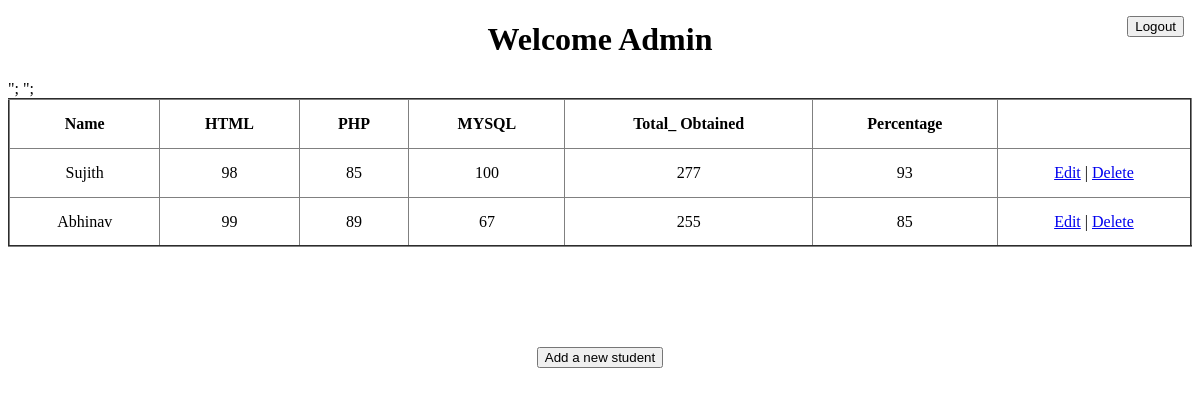
/adminhome.php, run on an earlier commit of the app's database.
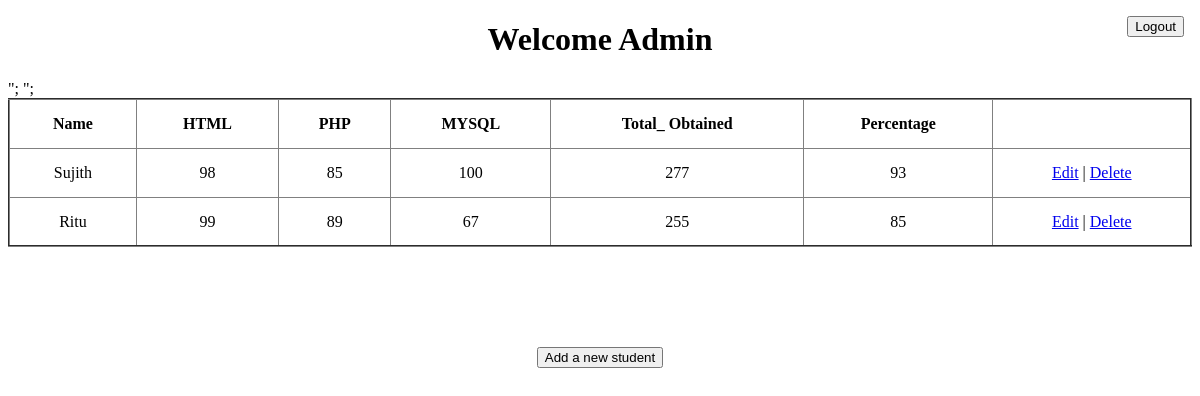
And on a later commit of the database.
### tables this page shows
CREATE TABLE `marks` (
  `id` int(20) NOT NULL,
  `student_id` int(20) NOT NULL,
  `sub1` int(10) NOT NULL,
  `sub2` int(10) NOT NULL,
  `sub3` int(10) NOT NULL,
  `totalobtained` int(10) NOT NULL,
  `percent` float NOT NULL
);

CREATE TABLE `students` (
  `id` int(20) NOT NULL,
  `name` varchar(20) NOT NULL,
  `email` varchar(50) NOT NULL,
  `password` varchar(30) NOT NULL
);

### adminhome.php (the view, shortened to what this page needs)
<?php
  require ("connect.php");
  $select = "Select student_id,name,sub1,sub2,sub3,totalobtained,percent FROM marks,students where students.id=marks.student_id";
  $result1 = mysqli_query($conn, $select);
?>
<!DOCTYPE html>
<html lang="en">
<head>
</head>
<body>
    <h1>Welcome Admin</h1>
    <table border="2" cellpadding="15"   style="width: 100%; border-collapse: collapse; margin:0 auto">
      <thead>
        <tr>
          <th>Name</th>
          <th>HTML</th>
          <th>PHP</th>
          <th>MYSQL</th>
          <th>Total_ Obtained</th>
          <th>Percentage</th>
        </tr>
      </thead>
      <tbody>
        <tr>
        <?php
                while($row = mysqli_fetch_assoc($result1)){?>
                <tr>
                    <td><?php echo $row['name']?></td>
                    <td><?php echo $row['sub1']; ?></td>
                    <td><?php echo $row['sub2']?></td>
                    <td><?php echo $row['sub3']; ?></td>
                    <td><?php echo $row['totalobtained'];?></td>
                    <td><?php echo $row['percent']; ?></td>
                    <?php $student_id=$row['student_id'] ?>
                    <td><a href="edit.php?_id=<?php echo $student_id ?>">Edit</a> | <a href="delete.php?_id=<?php echo $student_id ?>">Delete</a></td>";
                <tr>
                <?php } ?>
        </tr>
      </tbody>
    </table>
    <div style="padding: 100px;">
    <a href="addstudent.php"><button>Add a new student</button></a>
    </div>
    <a style="position:absolute; top:1em ;right:1em;" href="logout.php"><button>Logout</button></a>
</body>
</html>

### adminhome.php (style rules this page uses)
td,h1,div { text-align: center; }

What changed in the data, as far as the page shows it:
changed through a linked row, marks: student.name "Abhinav" → "Ritu"
